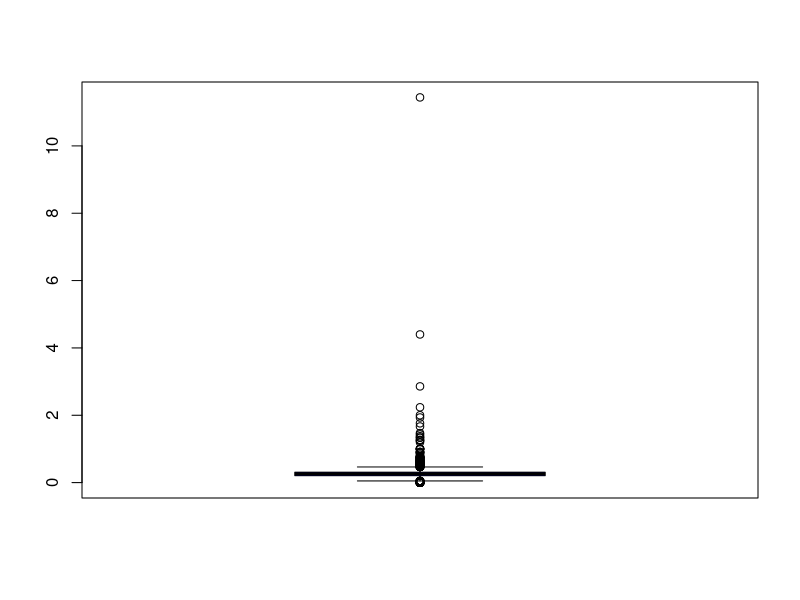

Source code (R): (Note: this script raises an error after producing the figure.)
## ---- chunk 1
library(dplyr)
library(ggplot2)
unprocessed_data = read.csv("../Data/trips_zones_20000.csv")


unprocessed_data['per_tip'] = unprocessed_data['tip_amount'] / unprocessed_data['fare_amount'] 


# removing outliers:
# fare amount in negative & credit card payments
processed_df <- unprocessed_data %>% filter((fare_amount > 0) & (payment_type == 1) & (passenger_count < 7))


summary(processed_df)
# selected list of columns



boxplot(processed_df$per_tip, col = c("#0000FF"))

trips_zones <- unprocessed_data[ !unprocessed_data$tip_amount %in% tz_boxplot$out, ]

# filter for credit card payments

credit_trips <-trips_zones %>% filter(payment_type == 1)

hist(processed_df$per_tip)
hist(credit_trips$fare_amount)
summary(credit_trips$fare_amount)

qqnorm(processed_df$per_tip)
qqline(processed_df$per_tip)


plot(credit_trips$tip_amount, credit_trips$passenger_count, main="Scatterplot Example", 
   xlab="tip_amount", ylab="passenger_count", pch=19)

# anova tests 
anova_tip_amount = aov(tip_amount ~ passenger_count, data = credit_trips)

anova_fare_amount = aov(fare_amount ~ passenger_count, data = credit_trips)
summary(anova_fare_amount)

processed_df$passenger_count = as.factor(processed_df$passenger_count)
ggplot(processed_df, aes(y=per_tip,x =passenger_count)) + 
  geom_boxplot(outlier.colour="red", outlier.shape=8,
                outlier.size=4)

shapiro.test(processed_df$per_tip)
## ---- chunk 2
ggplot(data=processed_df, aes(y=per_tip,x =passenger_count)) +
  geom_bar(stat="identity", color="blue", fill="white")

processed_df %>% group_by(passenger_count) %>% summarise(n = n(), average = mean(per_tip), min = min(per_tip),  max = max(per_tip))

unique(processed_df$VendorID)

install.packages("Nortest")

